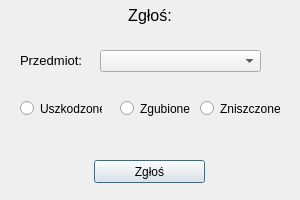
<?xml version="1.0" encoding="UTF-8"?>
<ui version="4.0">
 <class>zgloszenie</class>
 <widget class="QDialog" name="zgloszenie">
  <property name="geometry">
   <rect>
    <x>0</x>
    <y>0</y>
    <width>300</width>
    <height>200</height>
   </rect>
  </property>
  <property name="windowTitle">
   <string>Dialog</string>
  </property>
  <widget class="QLabel" name="label">
   <property name="geometry">
    <rect>
     <x>0</x>
     <y>0</y>
     <width>300</width>
     <height>31</height>
    </rect>
   </property>
   <property name="font">
    <font>
     <pointsize>12</pointsize>
    </font>
   </property>
   <property name="text">
    <string>Zgłoś:</string>
   </property>
   <property name="alignment">
    <set>Qt::AlignCenter</set>
   </property>
  </widget>
  <widget class="QComboBox" name="przedmiot">
   <property name="geometry">
    <rect>
     <x>100</x>
     <y>50</y>
     <width>161</width>
     <height>22</height>
    </rect>
   </property>
  </widget>
  <widget class="QPushButton" name="zglos">
   <property name="geometry">
    <rect>
     <x>94</x>
     <y>160</y>
     <width>111</width>
     <height>23</height>
    </rect>
   </property>
   <property name="text">
    <string>Zgłoś</string>
   </property>
  </widget>
  <widget class="QLabel" name="label_2">
   <property name="geometry">
    <rect>
     <x>20</x>
     <y>50</y>
     <width>71</width>
     <height>21</height>
    </rect>
   </property>
   <property name="font">
    <font>
     <pointsize>10</pointsize>
    </font>
   </property>
   <property name="text">
    <string>Przedmiot:</string>
   </property>
  </widget>
  <widget class="QRadioButton" name="uszkodzone">
   <property name="geometry">
    <rect>
     <x>20</x>
     <y>100</y>
     <width>82</width>
     <height>17</height>
    </rect>
   </property>
   <property name="text">
    <string>Uszkodzone</string>
   </property>
  </widget>
  <widget class="QRadioButton" name="zgubione">
   <property name="geometry">
    <rect>
     <x>120</x>
     <y>100</y>
     <width>82</width>
     <height>17</height>
    </rect>
   </property>
   <property name="text">
    <string>Zgubione</string>
   </property>
  </widget>
  <widget class="QRadioButton" name="zniszczone">
   <property name="geometry">
    <rect>
     <x>200</x>
     <y>100</y>
     <width>82</width>
     <height>17</height>
    </rect>
   </property>
   <property name="text">
    <string>Zniszczone</string>
   </property>
  </widget>
 </widget>
 <resources/>
 <connections/>
</ui>
